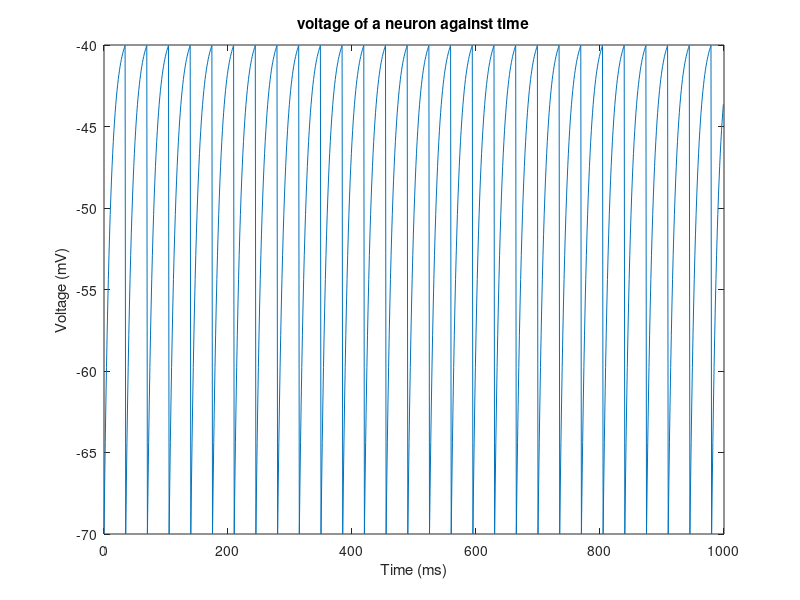

The MATLAB source for this figure:
function integrateandfiremodel
%
% part 1 of the neuron model
%
%?m = 10 [ms] (i.e. ?m is the time constant of the membrane)
%EL = Vreset = -70 [mV]
%Vth = -40 [mV]
%Rm = 10 [M?]
%Ie = 3.1 [nA]

Tm = 10;             %[ms] (i.e. ?m is the time constant of the membrane)
EL = -70;            %[mV]
Vreset = -70;        %[mV]
Vth = -40;           %[mV]
Rm = 10;             %[M?]
Ie = 3.1;            %[nA]

Vzero = -70;

Dt = 1; %ms
t = 0;

for timer=1:1000,
    
    V(timer) = EL + Rm * Ie + (Vzero - EL - Rm * Ie) * exp(-t/Tm);
    if V(timer) >= Vth
        V(timer) = Vreset;
        t = 0;
    end
    
    % relative time
    t = t + Dt;
end
plottime = 0:999;
plot(plottime, V)
title('voltage of a neuron against time')
xlabel('Time (ms)') % x-axis label
ylabel('Voltage (mV)') % y-axis label
